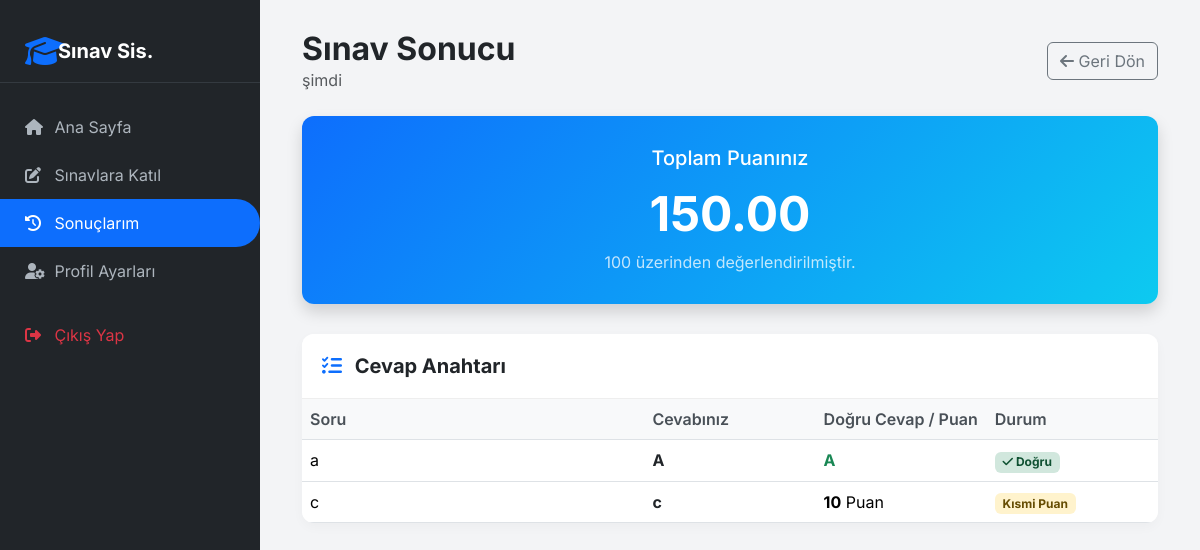
Screenshot of /exam_results.php?exam_id=20 (signed in) with the database file from the repository.
### tables this page shows
CREATE TABLE `exams` (
  `id` int(11) NOT NULL,
  `title` varchar(255) DEFAULT NULL,
  `description` text DEFAULT NULL,
  `start_time` datetime DEFAULT NULL,
  `end_time` datetime DEFAULT NULL,
  `duration_minutes` int(11) DEFAULT NULL,
  `creator_id` int(11) DEFAULT NULL,
  `format` enum('coktan_secimli','klasik','yazili','karisik') DEFAULT NULL,
  `is_paid` tinyint(1) DEFAULT 1,
  `date` datetime DEFAULT NULL,
  `price` int(11) DEFAULT 0,
  `created_at` datetime DEFAULT current_timestamp()
);

CREATE TABLE `results` (
  `id` int(11) NOT NULL,
  `participant_id` int(11) DEFAULT NULL,
  `score` decimal(5,2) DEFAULT NULL,
  `evaluated` tinyint(1) DEFAULT 0,
  `evaluation_time` datetime DEFAULT NULL,
  `exam_id` int(11) DEFAULT NULL
);

CREATE TABLE `questions` (
  `id` int(11) NOT NULL,
  `exam_id` int(11) DEFAULT NULL,
  `question_text` text DEFAULT NULL,
  `question_type` enum('coktan_secimli','klasik','yazili') DEFAULT NULL,
  `correct_answer` text DEFAULT NULL,
  `options` text DEFAULT NULL
);

### exam_results.php (the view, shortened to what this page needs)
<?php
require 'db.php';
$exam_id = intval($_GET['exam_id']);
$user_id = $_SESSION['user']['id'];
$stmt = $pdo->prepare("SELECT * FROM exams WHERE id = ?");
$stmt->execute([$exam_id]);
$exam = $stmt->fetch(PDO::FETCH_ASSOC);
$scoreStmt = $pdo->prepare("SELECT score FROM results WHERE exam_id = ? AND participant_id = ?");
$scoreStmt->execute([$exam_id, $user_id]);
$total_score = $scoreStmt->fetchColumn();
$questionsStmt = $pdo->prepare("SELECT * FROM questions WHERE exam_id = ? ORDER BY id ASC");
$questionsStmt->execute([$exam_id]);
$questions = $questionsStmt->fetchAll(PDO::FETCH_ASSOC);
$answersStmt = $pdo->prepare("SELECT question_id, answer FROM answers WHERE user_id = ? AND exam_id = ?");
$answersStmt->execute([$user_id, $exam_id]);
$answers = $answersStmt->fetchAll(PDO::FETCH_KEY_PAIR);
$manualStmt = $pdo->prepare("SELECT question_id, score, explanation FROM manual_scores WHERE user_id = ? AND exam_id = ?");
$manualStmt->execute([$user_id, $exam_id]);
$manual_scores = [];
foreach ($manualStmt->fetchAll(PDO::FETCH_ASSOC) as $row) {
    $manual_scores[$row['question_id']] = [
        'score' => $row['score'],
        'explanation' => $row['explanation'] ?? ''
    ];
}
?>
<!DOCTYPE html>
<html lang="tr">
<head>
    <link href="https://cdn.jsdelivr.net/npm/bootstrap@5.3.3/dist/css/bootstrap.min.css" rel="stylesheet">
    <link rel="stylesheet" href="https://cdnjs.cloudflare.com/ajax/libs/font-awesome/6.4.0/css/all.min.css">
</head>
<body>
    <div class="sidebar">
        <div class="sidebar-header d-flex align-items-center">
            <i class="fa-solid fa-graduation-cap fa-2x me-2 text-primary"></i>
            <h5 class="m-0 fw-bold">Sınav Sis.</h5>
        </div>
        <a href="dashboard.php"><i class="fa-solid fa-house"></i> Ana Sayfa</a>
        <a href="available_exams.php"><i class="fa-solid fa-pen-to-square"></i> Sınavlara Katıl</a>
        <a href="exam_history.php" class="active"><i class="fa-solid fa-clock-rotate-left"></i> Sonuçlarım</a>
        <a href="profile_manage.php"><i class="fa-solid fa-user-gear"></i> Profil Ayarları</a>
        <a href="logout.php" class="text-danger mt-3"><i class="fa-solid fa-right-from-bracket"></i> Çıkış Yap</a>
    </div>
    <div class="main-content">
        <div class="container">
            <div class="d-flex justify-content-between align-items-center mb-4">
                <div>
                    <h2 class="fw-bold text-dark m-0">Sınav Sonucu</h2>
                    <p class="text-muted m-0"><?= htmlspecialchars($exam['title']) ?></p>
                </div>
                <a href="exam_history.php" class="btn btn-outline-secondary"><i class="fa-solid fa-arrow-left"></i> Geri Dön</a>
            </div>
            <?php if ($total_score !== false): ?>
                <div class="score-card shadow">
                    <h5>Toplam Puanınız</h5>
                    <div class="score-display"><?= number_format($total_score, 2) ?></div>
                    <p class="mb-0 opacity-75">100 üzerinden değerlendirilmiştir.</p>
                </div>
            <?php else: ?>
                <div class="alert alert-info border-0 shadow-sm mb-4">
                    <i class="fa-solid fa-clock me-2"></i> Sınavınızın değerlendirmesi henüz tamamlanmamış olabilir.
                </div>
            <?php endif; ?>
            <div class="card card-custom">
                <div class="card-header-custom">
                    <h5 class="fw-bold m-0"><i class="fa-solid fa-list-check me-2 text-primary"></i> Cevap Anahtarı</h5>
                </div>
                <div class="table-responsive">
                    <table class="table table-hover align-middle mb-0">
                        <thead>
                            <tr>
                                <th style="width: 40%;">Soru</th>
                                <th style="width: 20%;">Cevabınız</th>
                                <th style="width: 20%;">Doğru Cevap / Puan</th>
                                <th style="width: 20%;">Durum</th>
                            </tr>
                        </thead>
                        <tbody>
                            <?php foreach ($questions as $q):
                                $qid = $q['id'];
                                $type = $q['question_type'];
                                $user_answer = $answers[$qid] ?? null;
                                $correct_answer = $q['correct_answer'];
                                $score = $manual_scores[$qid]['score'] ?? null;
                                $status_badge = '';
                                if ($type === 'coktan_secimli') {
                                    if ($user_answer === null || $user_answer === '') {
                                        $status_badge = '<span class="badge badge-pending">Boş</span>';
                                    } elseif ($user_answer === $correct_answer) {
                                        $status_badge = '<span class="badge badge-correct"><i class="fa-solid fa-check"></i> Doğru</span>';
                                    } else {
                                        $status_badge = '<span class="badge badge-wrong"><i class="fa-solid fa-xmark"></i> Yanlış</span>';
                                    }
                                } elseif ($type === 'klasik') {
                                    if ($score === null) {
                                        $status_badge = '<span class="badge badge-pending">Değerlendiriliyor</span>';
                                    } elseif ($score == 2) {
                                        $status_badge = '<span class="badge badge-correct">Tam Puan</span>';
                                    } elseif ($score > 0) {
                                        $status_badge = '<span class="badge badge-partial">Kısmi Puan</span>';
                                    } else {
                                        $status_badge = '<span class="badge badge-wrong">Puan Yok</span>';
                                    }
                                }
                            ?>
                            <tr>
                                <td><?= nl2br(htmlspecialchars($q['question_text'])) ?></td>
                                <td>
                                    <?php if ($user_answer === null || $user_answer === ''): ?>
                                        <span class="text-muted fst-italic">Cevap verilmedi</span>
                                    <?php else: ?>
                                        <span class="fw-bold text-dark"><?= htmlspecialchars($user_answer) ?></span>
                                    <?php endif; ?>
                                </td>
                                <td>
                                    <?php if ($type === 'coktan_secimli'): ?>
                                        <span class="text-success fw-bold"><?= htmlspecialchars($correct_answer) ?></span>
                                    <?php else: ?>
                                        <?= ($score !== null) ? "<strong>$score</strong> Puan" : '<span class="text-muted">-</span>' ?>
                                    <?php endif; ?>
                                </td>
                                <td><?= $status_badge ?></td>
                            </tr>
                            <?php endforeach; ?>
                        </tbody>
                    </table>
                </div>
            </div>
        </div>
    </div>
</body>
</html>

### exam_results.php (style rules this page uses)
body { font-family: 'Inter', sans-serif; background-color: #f3f4f6; }
.sidebar { width: 260px; height: 100vh; background: #212529; color: #fff; position: fixed; top: 0; left: 0; padding-top: 20px; z-index: 1000; }
.sidebar-header { padding: 15px 25px; border-bottom: 1px solid #343a40; margin-bottom: 20px; }
.sidebar a { padding: 12px 25px; text-decoration: none; font-size: 16px; color: #adb5bd; display: block; transition: 0.2s; }
.sidebar a:hover, .sidebar a.active { color: #fff; background-color: #0d6efd; border-radius: 0 25px 25px 0; }
.sidebar i { width: 25px; }
.main-content { margin-left: 260px; padding: 30px; }
.card-custom { border: none; border-radius: 12px; background: #fff; box-shadow: 0 4px 12px rgba(0,0,0,0.03); padding: 0; margin-bottom: 25px; overflow: hidden; }
.card-header-custom { background-color: #fff; padding: 20px; border-bottom: 1px solid #eee; }
.score-card { background: linear-gradient(135deg, #0d6efd, #0dcaf0); color: white; border-radius: 12px; padding: 30px; text-align: center; margin-bottom: 30px; }
.score-display { font-size: 3rem; font-weight: 700; }
.table th { background-color: #f8f9fa; color: #495057; font-weight: 600; }
.table td { vertical-align: middle; }
.badge-correct { background-color: #d1e7dd; color: #0f5132; }
.badge-partial { background-color: #fff3cd; color: #664d03; }

### rows the page displays
exams: title "şimdi"
results: score "150.00"
questions: question_text "a", id "A", correct_answer "A", shows "Doğru"
questions: question_text "c", id "c", id "10", shows "Kısmi Puan"
